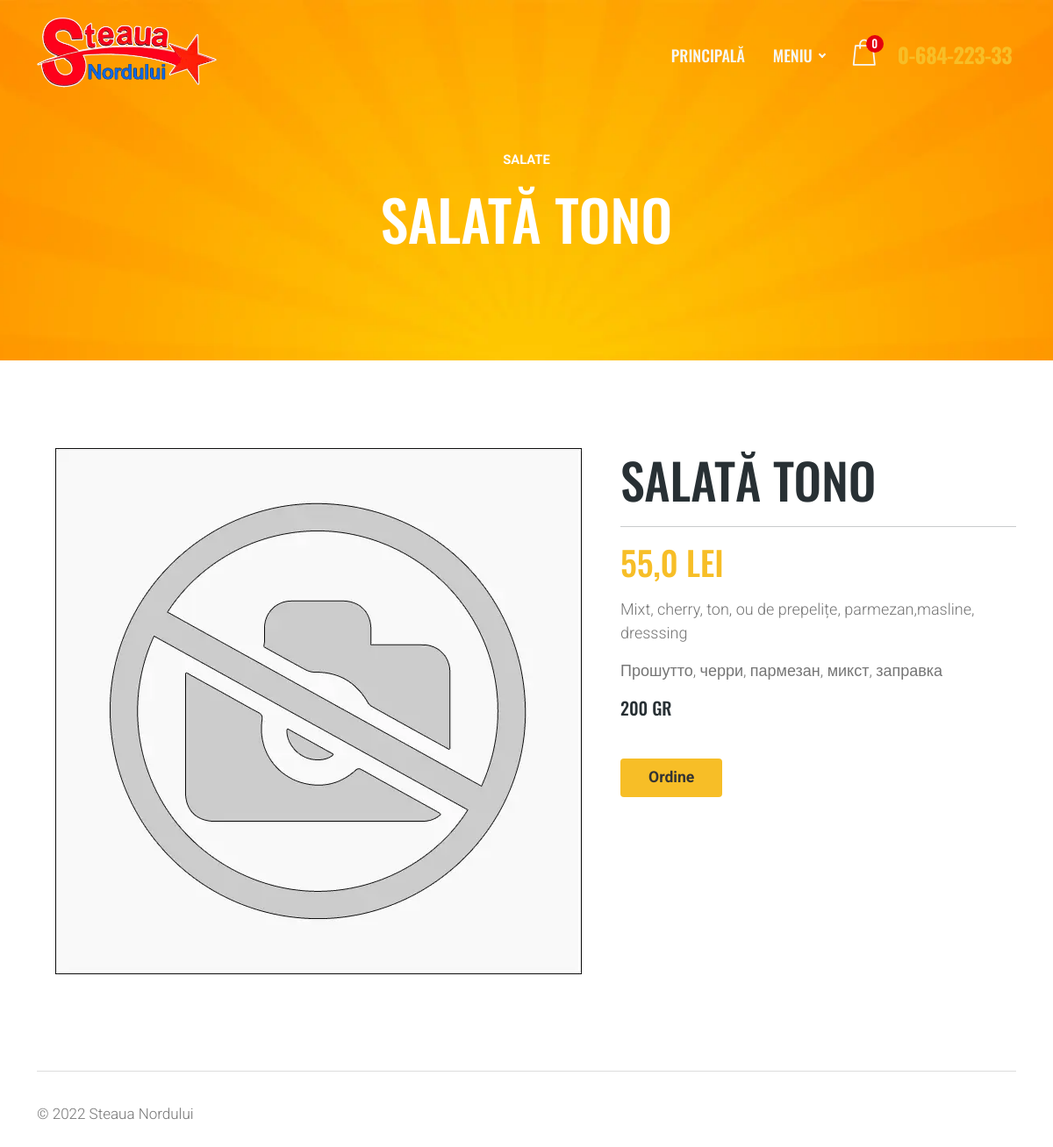
The page /salate/salata-tono/ on the database its author committed.
### web/models.py (models this page shows, shortened)
class Product(models.Model):
    category = models.ForeignKey('Category', on_delete=models.SET_NULL, null=True, verbose_name='Категория')
    name = models.CharField(max_length=100, verbose_name='Наименование млд.')
    name_ru = models.CharField(max_length=100, verbose_name='Наименование рус.', blank=True, null=True)
    slug = models.SlugField(unique=True, verbose_name='Псевдоним')
    composition = models.CharField(max_length=250, verbose_name='Состав млд.', blank=True, null=True)
    composition_ru = models.CharField(max_length=250, verbose_name='Состав рус.', blank=True, null=True)
    volume_choice = models.ForeignKey('Volume', on_delete=models.SET_NULL, blank=True, null=True,
                                      verbose_name='Ед. изм')
    volume_1 = models.CharField(max_length=100, verbose_name='Объем/Вес', blank=True, null=True)
    price_1 = models.FloatField(verbose_name='Цена')
    image = models.ImageField(upload_to='media/images', blank=True, null=True, verbose_name='Фото')
    class Meta:
        verbose_name = 'Блюдо'
        verbose_name_plural = 'Блюда'
    @property
    def ct_model(self):
        return self._meta.model_name

class Category(models.Model):
    name = models.CharField(max_length=100, verbose_name='Наименование')
    slug = models.SlugField(unique=True, verbose_name='Псевдоним')
    parent_category = models.ForeignKey('self', null=True, blank=True, on_delete=models.CASCADE,
                                        related_name='subcategories', verbose_name='Родительская категория')
    icon = models.ImageField(upload_to='media/category_icons', blank=True, null=True, verbose_name='Иконка')
    foto = models.ImageField(upload_to='media/category_fotos', blank=True, null=True, verbose_name='Фото')
    class Meta:
        verbose_name = 'Категория'
        verbose_name_plural = 'Категории меню'
    def get_absolute_url(self):
        return reverse('category_detail', kwargs={'category_slug': self.slug})

class Volume(models.Model):
    name = models.CharField(max_length=4, blank=True, null=True, verbose_name='Наименование')
    class Meta:
        verbose_name = 'Ед. изм.'
        verbose_name_plural = 'Единицы имз.'
    def __str__(self):
        return self.name

### web/views.py (the view)
# urls.py: path('<str:category_slug>/<str:product_slug>/', ProductDetailView.as_view(), name='product_detail'),
class ProductDetailView(views.generic.DetailView):
    model = Product
    template_name = 'product_detail.html'
    slug_url_kwarg = 'product_slug'
    title = 'product_name'
    context_object_name = 'product'
    def get_context_data(self, **kwargs):
        context = super().get_context_data(**kwargs)
        ct_model = self.model().ct_model
        cart = Cart(self.request)
        cart_items_count = len(cart)  # Получаем количество товаров в корзине
        context['cart_items_count'] = cart_items_count
        context['ct_model'] = ct_model
        context['categories'] = Category.objects.all()
        return context

### web/cart.py (called while the page is built)
    def __len__(self):
        return sum(item['quantity'] for item in self.cart.values())

### templates/product_detail.html (shortened to what this page needs)
{% extends 'base.html' %}
{% load static %}
{% block content %}
		<div id="page" class="page">
            <div id="menu-page" class="page-hero-section division">
                <div class="container">
                    <div class="row">
                        <div class="col-lg-10 offset-lg-1">
                            <div class="hero-txt text-center white-color">
                                <div id="breadcrumb">
                                    <div class="row">
                                        <div class="col">
                                            <div class="breadcrumb-nav">
                                                <nav aria-label="breadcrumb">
                                                    <ol class="breadcrumb">
                                                        <li class="breadcrumb-item active">{{ product.category.name }}</li>
                                                    </ol>
                                                </nav>
                                            </div>
                                        </div>
                                    </div>
                                </div>
                                <h2 class="h2-xl">{{ product.name }}</h2>
                            </div>
                        </div>
                    </div>
                </div>
            </div>
			<section id="product-1" class="pt-100 single-product division">
				<div class="container">
					<div class="row">
						<div class="col-lg-7">
							<div class="product-preview">
				 				<div class="tabs-content">
                                    {% if product.image %}
									<div id="tab-1-img" class="tab-content text-center displayed">
										<img class="img-fluid" src="{{ product.image.url }}" alt="menu-image" />
									</div>
                                    {% else %}
                                    <div id="tab-1-img" class="tab-content text-center displayed">
										<img class="img-fluid" src="{% static 'placeholder_food.webp' %}" alt="menu-image" />
									</div>
                                    {% endif %}
								</div>
							</div>
						</div>
                    <div class="col-lg-5">
                        <form action="" method="POST">
                            <div class="product-description">
                                <div class="project-title">
                                    <h2 class="h2-lg">{{ product.name }}</h2>
                                    <hr>
                                    <div class="project-price">
                                        <h4 class="h4-xl yellow-color">{{ product.price_1 }}{% if product.price_2%}/{{ product.price_2 }}{% endif %} lei</h4>
                                    </div>
                                </div>
                                <div class="product-txt">
                                    {% if product.composition %}
                                    <p class="p-md grey-color">
                                        {{ product.composition }}
                                    </p>
                                    {% endif %}
                                    {% if product.composition_ru %}
                                    <p class="p-md grey-color">
                                        {{ product.composition_ru }}
                                    </p>
                                    {% endif %}
                                    <div class="product-info">
                                        <h5><span>{{ product.volume_1 }}{% if product.volume_2%}/{{ product.volume_2 }}{% endif %} {% if product.volume_choice %}{{ product.volume_choice }}{% endif %}</span></h5>
                                    </div>
                                    <a href="{% url 'add_to_cart' product.id %}" class="add-to-cart-btn bg-yellow ico-20 text-center">Ordine</a>
                                </div>
                            </div>
                        </form>
                    </div>
					</div>
				</div>
			</section>
		</div>
{% endblock %}

### rows shown on the page
Product: category.name "SALATE", name "SALATĂ TONO", price_1 "55,0", composition "Mixt, cherry, ton, ou de prepelițe, parmezan,masline, dresssing", composition_ru "Прошутто, черри, пармезан, микст, заправка", volume_1 "200", volume_choice "GR"

### other values the page prints
{{ cart_items_count }} "0"
